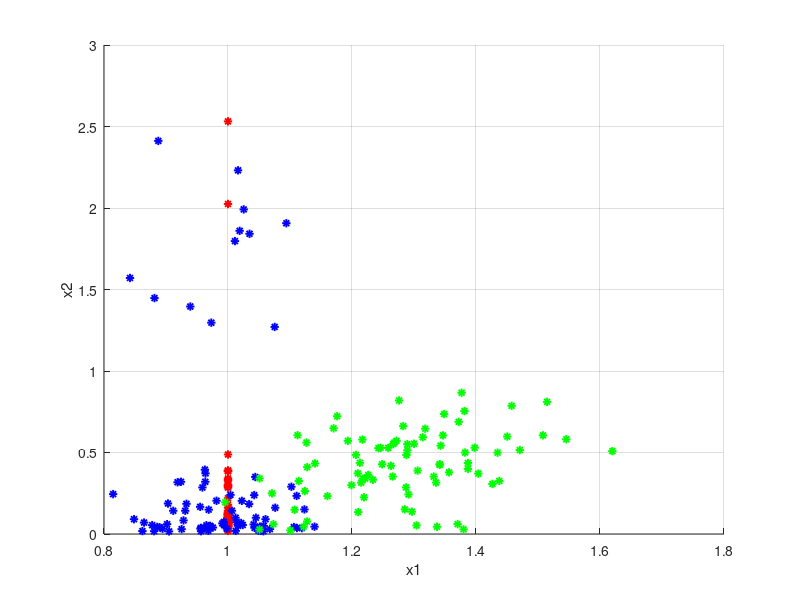
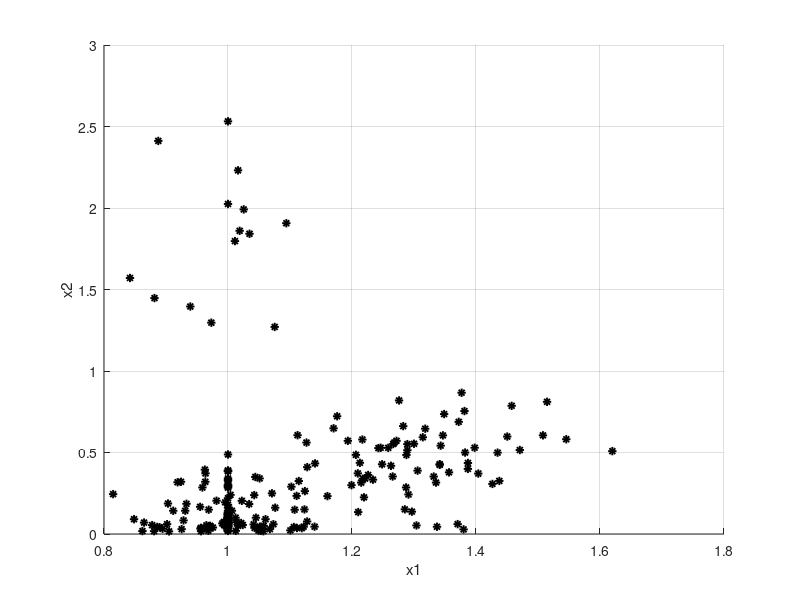
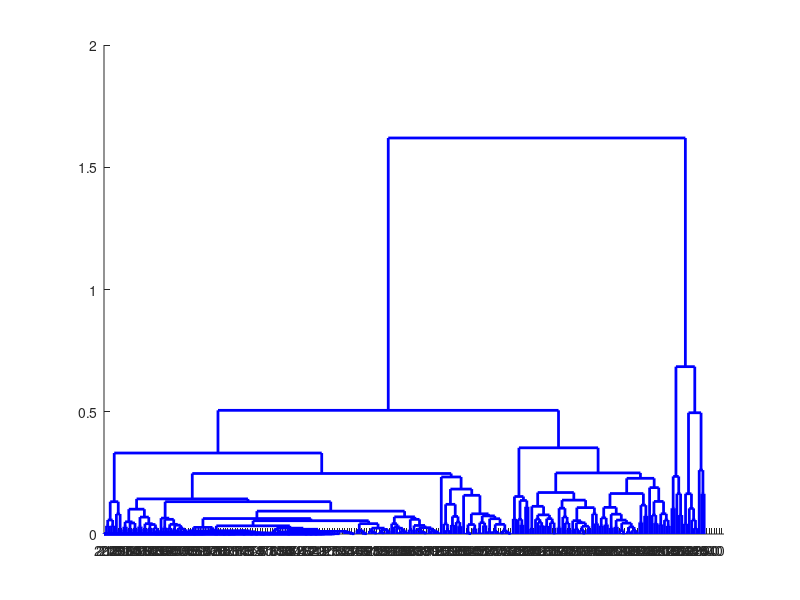

Reproduce these figures in MATLAB, in order. (Note: this script raises an error after producing the figures.)
% This script demonstrates the hierarchical clustering algorithm on a set of
% artificially generated data points. Data points are considered to be
% sampled from three different multivariate distributions identified by the
% parameters MU1, MU2, MU3 and SIGMA1, SIGMA2, SIGMA3.

%Initialize workspace.
clc
clear all

% Load data
X1 = csvread('features_1.csv');
X2 = csvread('features_2.csv');
X3 = csvread('features_3.csv');

% Store both sets of points in a single matrix.
X = [X1;X2;X3];

% Plot the labeded data points
figure('Name','Labeled Data Popints')
hold on
plot(X1(:,1),X1(:,2),'*r','LineWidth',1.4);
plot(X2(:,1),X2(:,2),'*b','LineWidth',1.4);
plot(X3(:,1),X3(:,2),'*g','LineWidth',1.4);
xlabel('x1');
ylabel('x2');
grid on
hold off

%Plot the unlabaled data points.
figure('Name','Unlabeled Data Popints')
hold on
plot(X(:,1),X(:,2),'*k','LineWidth',1.4);
xlabel('x1');
ylabel('x2');
grid on
hold off

% Create the hierarchical clustering dendrogram.
Y = pdist(X,'euclidean');
Z = linkage(Y,'average');
figure('Name','Hierarchical Dendrogram')
[H,T] = dendrogram(Z,0,'colorthreshold','default');
set(H,'LineWidth',2)

% Cluster data in three clusters.
T = clusterdata(X,'linkage','average',3);
figure('Name','Identified Clusters')
scatter(X(:,1),X(:,2),20,T,'filled')
grid on
